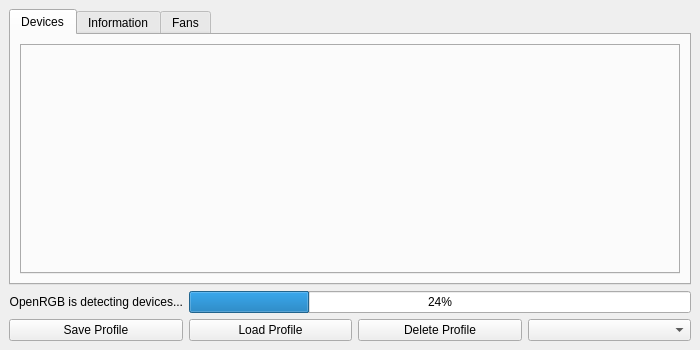
<?xml version="1.0" encoding="UTF-8"?>
<ui version="4.0">
 <class>OpenRGBDialog2Ui</class>
 <widget class="QMainWindow" name="OpenRGBDialog2Ui">
  <property name="geometry">
   <rect>
    <x>0</x>
    <y>0</y>
    <width>700</width>
    <height>350</height>
   </rect>
  </property>
  <property name="windowTitle">
   <string>OpenRGB</string>
  </property>
  <widget class="QWidget" name="centralWidget">
   <layout class="QGridLayout" name="gridLayout">
    <item row="2" column="0" colspan="4">
     <widget class="QTabWidget" name="MainTabBar">
      <property name="tabShape">
       <enum>QTabWidget::Rounded</enum>
      </property>
      <property name="currentIndex">
       <number>0</number>
      </property>
      <property name="iconSize">
       <size>
        <width>20</width>
        <height>20</height>
       </size>
      </property>
      <widget class="QWidget" name="TabDevices">
       <attribute name="title">
        <string>Devices</string>
       </attribute>
       <layout class="QGridLayout" name="gridLayout_3">
        <item row="1" column="0">
         <widget class="QTabWidget" name="DevicesTabBar">
          <property name="tabPosition">
           <enum>QTabWidget::West</enum>
          </property>
         </widget>
        </item>
       </layout>
      </widget>
      <widget class="QWidget" name="TabInformation">
       <attribute name="title">
        <string>Information</string>
       </attribute>
       <layout class="QGridLayout" name="gridLayout_2">
        <item row="0" column="0">
         <widget class="QTabWidget" name="InformationTabBar">
          <property name="tabPosition">
           <enum>QTabWidget::West</enum>
          </property>
          <property name="currentIndex">
           <number>-1</number>
          </property>
         </widget>
        </item>
       </layout>
      </widget>
      <widget class="QWidget" name="TabFans">
       <attribute name="title">
        <string>Fans</string>
       </attribute>
       <widget class="QTabWidget" name="FanTabBar">
        <property name="geometry">
         <rect>
          <x>9</x>
          <y>9</y>
          <width>660</width>
          <height>215</height>
         </rect>
        </property>
        <property name="tabPosition">
         <enum>QTabWidget::West</enum>
        </property>
        <property name="currentIndex">
         <number>-1</number>
        </property>
       </widget>
      </widget>
     </widget>
    </item>
    <item row="4" column="2">
     <widget class="QPushButton" name="ButtonDeleteProfile">
      <property name="text">
       <string>Delete Profile</string>
      </property>
     </widget>
    </item>
    <item row="4" column="3">
     <widget class="QComboBox" name="ProfileBox"/>
    </item>
    <item row="4" column="1">
     <widget class="QPushButton" name="ButtonLoadProfile">
      <property name="text">
       <string>Load Profile</string>
      </property>
     </widget>
    </item>
    <item row="4" column="0">
     <widget class="QPushButton" name="ButtonSaveProfile">
      <property name="text">
       <string>Save Profile</string>
      </property>
     </widget>
    </item>
    <item row="3" column="0">
     <widget class="QLabel" name="DetectionProgressLabel">
      <property name="text">
       <string>OpenRGB is detecting devices...</string>
      </property>
      <property name="alignment">
       <set>Qt::AlignRight|Qt::AlignTrailing|Qt::AlignVCenter</set>
      </property>
     </widget>
    </item>
    <item row="3" column="1" colspan="3">
     <widget class="QProgressBar" name="DetectionProgressBar">
      <property name="value">
       <number>24</number>
      </property>
     </widget>
    </item>
   </layout>
  </widget>
 </widget>
 <resources/>
 <connections/>
</ui>
